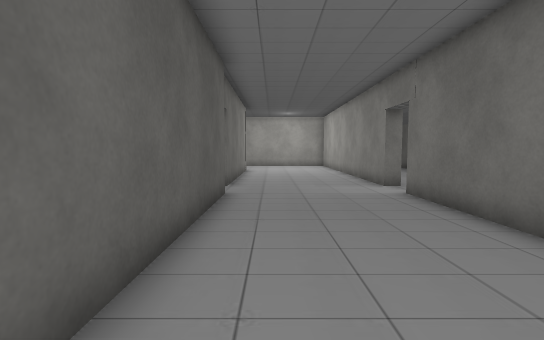
View 1 (above)

20 first-person views from a walk through a scene from a Unity 3-D project. The camera is 1.3 m above the floor, tilts 4° down and sees 85° across. The floor is counted in squares, 1 m on a side. Each view is taken from the middle of a square. On the plan, view 1 faces up. The plan holds only what a view shows up to about 14 squares ahead; the rest is blank. The place goes on beyond the plan. The player is left out. Some surface patterns are stand-ins.

View 2
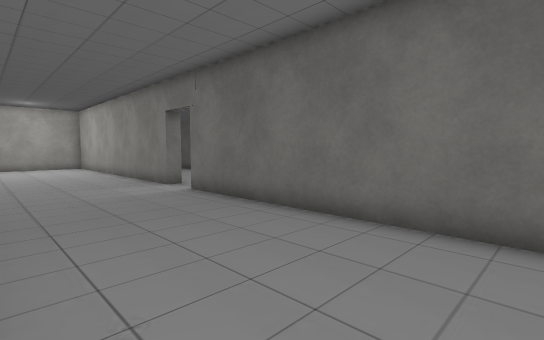

View 3
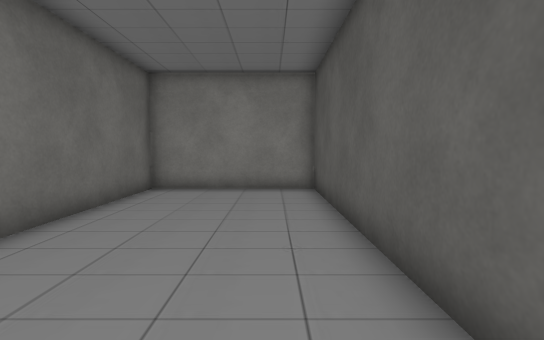

View 4
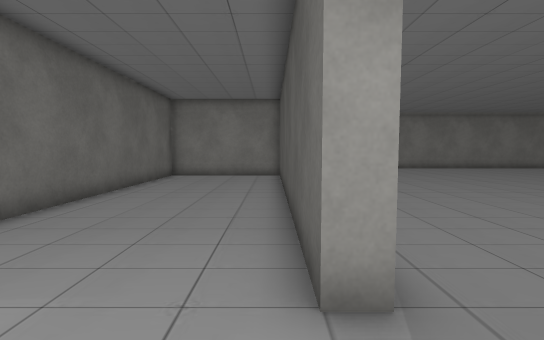

View 5
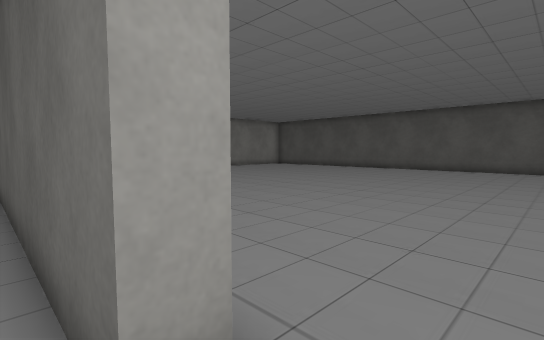

View 6
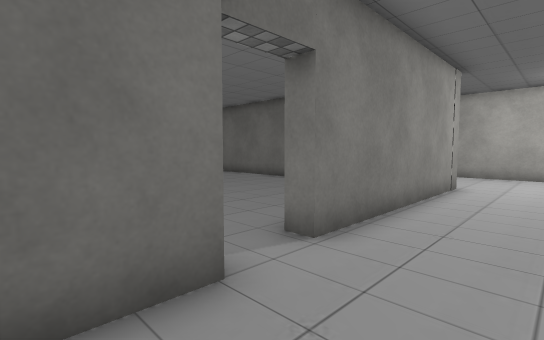

View 7
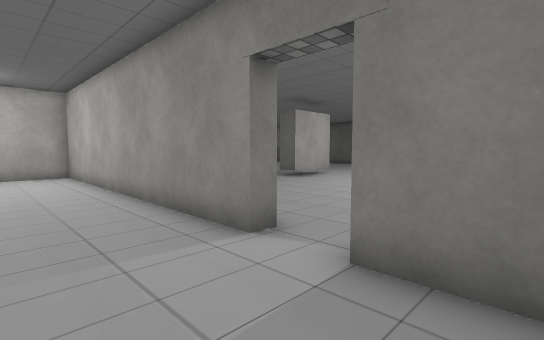

View 8
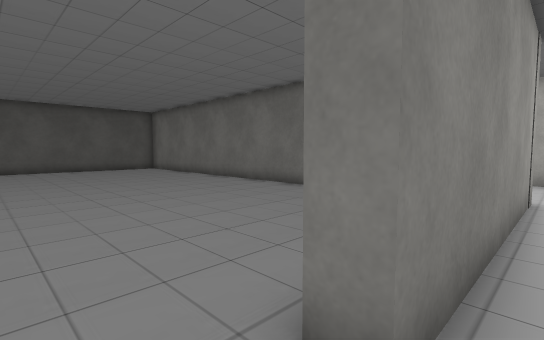

View 9
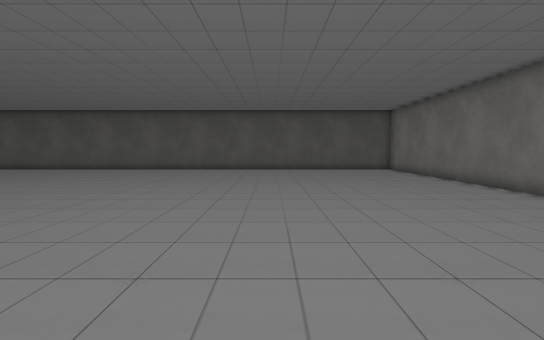

View 10
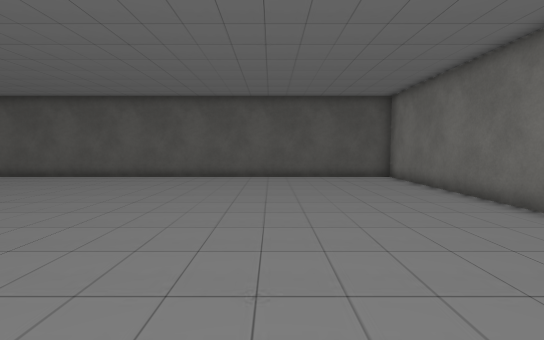

View 11
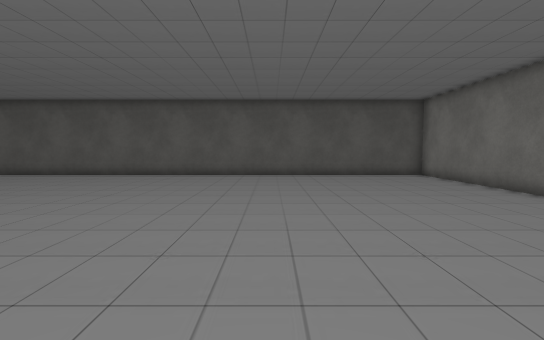

View 12
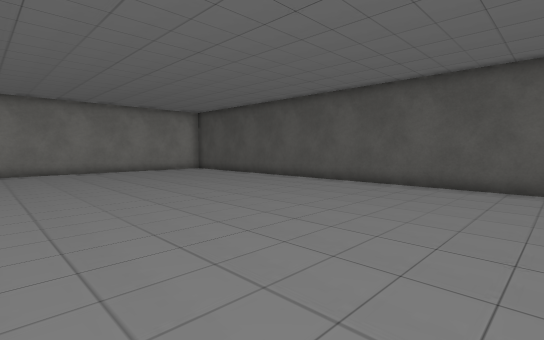

View 13
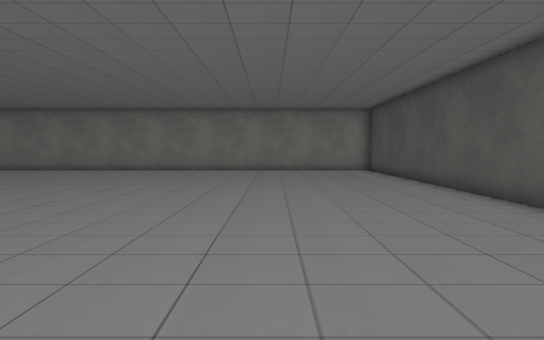

View 14
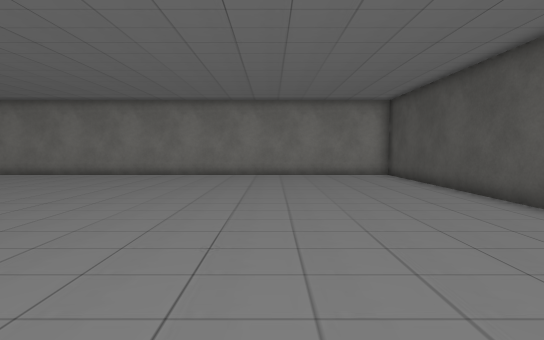

View 15
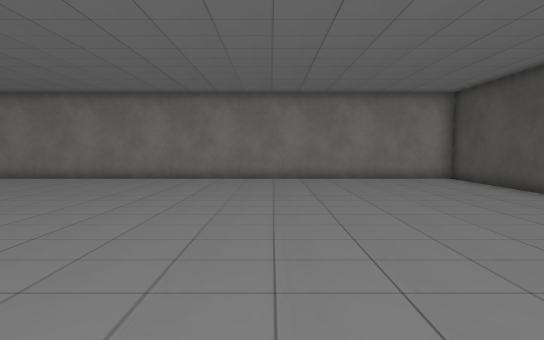

View 16
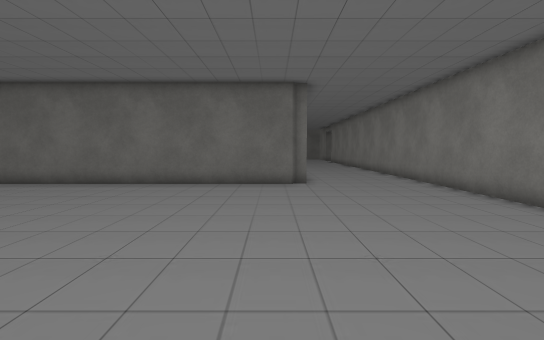

View 17
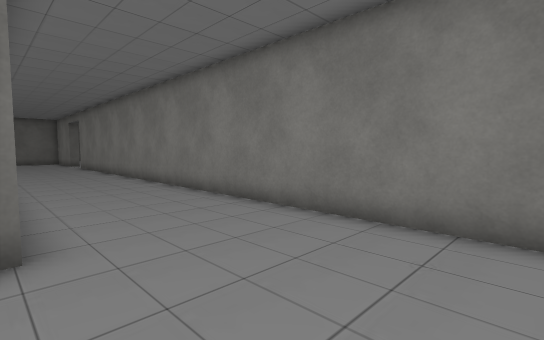

View 18
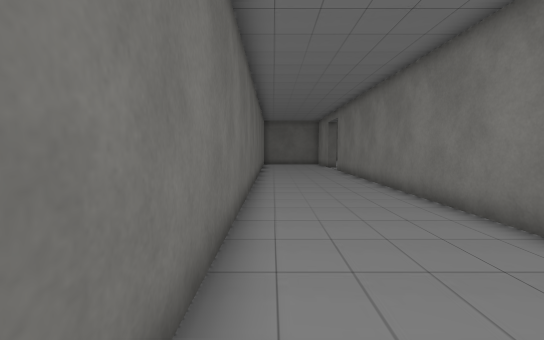

View 19
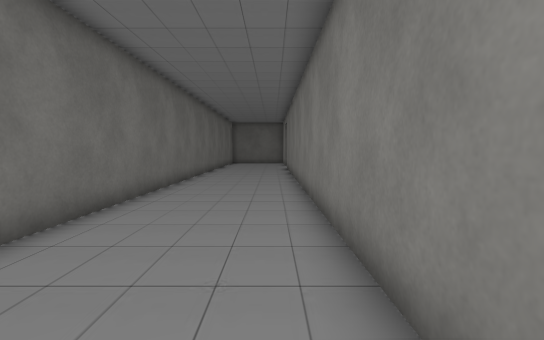

View 20
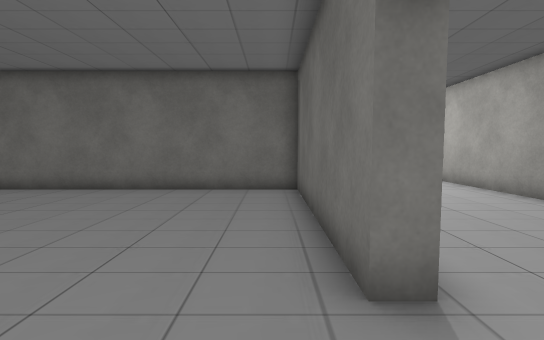

### Floor plan
Points are (right, up) in squares from view 1. A wall is a line through its corners. A room is listed if a view was taken in it or the views show most of it. See-through windows are left out.
Room 1 (views 1, 2, 3, 4, 5, 6, 7, 8, 9)
walls: (-2, 8.7) (-1.4, 8.7) (-1.4, -3.7) (4, -3.7) (4, 8.8); (4.6, 10.5) (4, 10.5) (4, 18.5); (-1.6, 18.2) (-1.6, 10.5) (-2.2, 10.5)
ways out: opening at (-2, 9.5) to room 2; opening at (4, 9.5)
Room 2 (views 10, 11, 12, 13, 14, 15, 16, 17, 18, 19, 20)
walls: (-2, -3.9) (-2, 7.2); (-2.2, 10.5) (-2.2, 17.5) (-20.9, 17.5) (-20.9, -9) (13, -9); (-1.7, -4.4) (-1.7, -3.8); (12.9, -4.3) (-0.4, -4.3)
ways out: opening at (-2, 9.5) to room 1

Where each view was taken, in squares from view 1:
view 1: 0 up, 0 right, facing up
view 2: 0 up, 1 left, facing up-right
view 3: 6 up, 0 right, facing down
view 4: 11 up, 1 left, facing down
view 5: 10 up, 1 left, facing down-left
view 6: 7 up, 1 right, facing up-left
view 7: 7 up, 1 right, facing up-right
view 8: 9 up, 1 left, facing up-left
view 9: 10 up, 2 left, facing left
view 10: 12 up, 7 left, facing left
view 11: 10 up, 6 left, facing left
view 12: 9 up, 10 left, facing down-left
view 13: 9 up, 15 left, facing down
view 14: 6 up, 15 left, facing down
view 15: 4 up, 13 left, facing down
view 16: 3 down, 13 left, facing right
view 17: 4 down, 6 left, facing down-right
view 18: 5 down, 1 left, facing right
view 19: 8 down, 3 left, facing right
view 20: 8 up, 3 left, facing up
